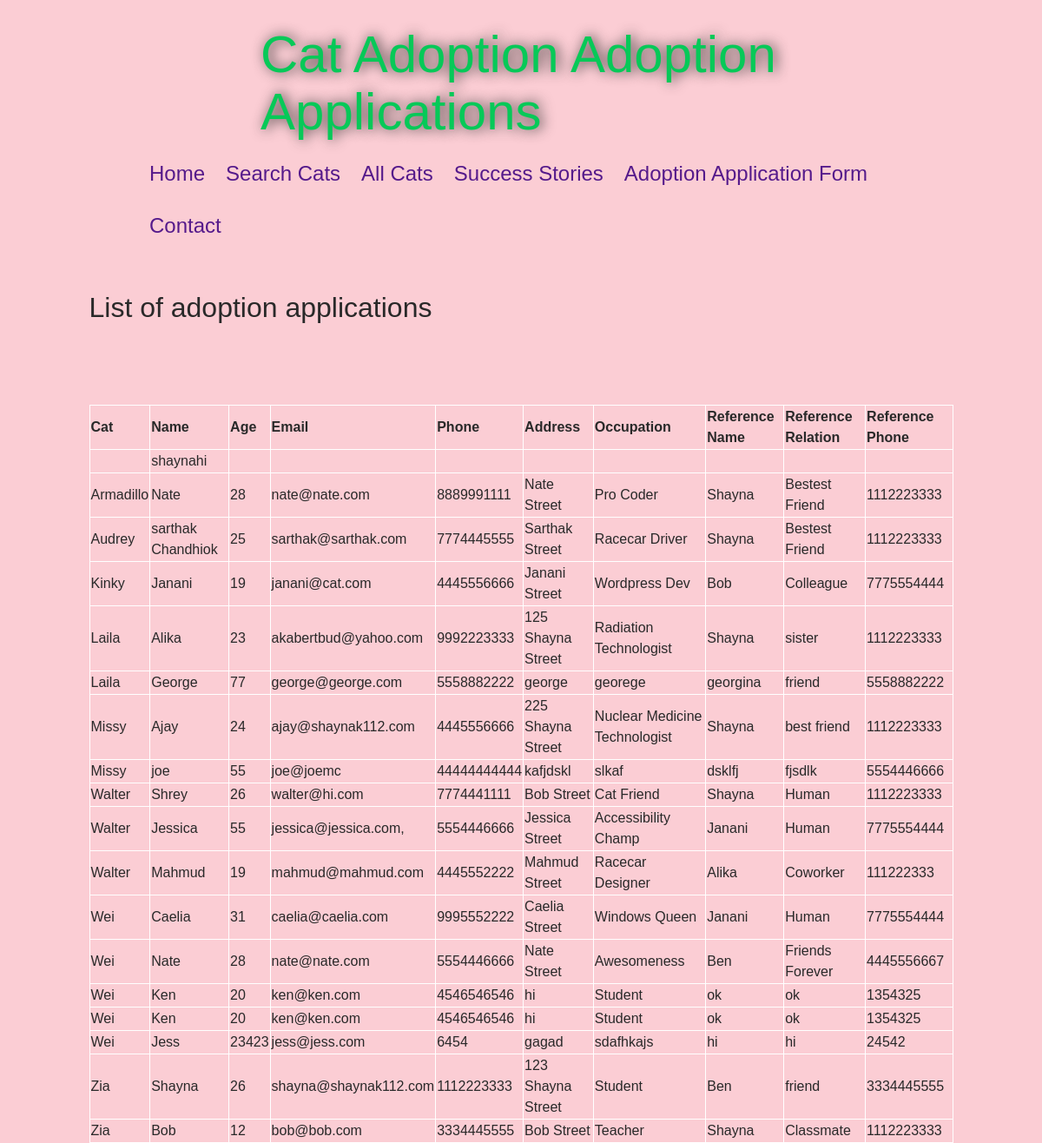
The app's page /allApplications with its own data.
### tables this page shows
CREATE TABLE applications (fullName text not null, age integer not null, email text not null, phone text not null, address text not null, occupation text not null, catName text not null, refName text not null, refRelationship text not null, refPhone text not null, dateApplied date, followUp text, sucessful text);

### index.py (the view)
@app.route('/allApplications')
def allApplications():
    adoptTitle = "Cat Adoption"
    con = sqlite3.connect("catAdopt.db")
    con.row_factory = sqlite3.Row
    cur = con.cursor()
    cur.execute("select * from applications order by catName ASC")
    rows = cur.fetchall();
    return render_template('allApplications.html',rows = rows, adoptTitle=adoptTitle)

### index.py (called while the page is built)
def connect_db():
    return sqlite3.connect(DATABASE)

@app.before_request
def before_request():
    g.db = connect_db()

@app.after_request
def after_request(response):
    g.db.close()
    return response

@app.teardown_request
def teardown_request(exception):
    if hasattr(g, 'db'):
        g.db.close()

### templates/allApplications.html (shortened to what this page needs)
<!DOCTYPE html>
<html lang="en">
  <head>
	<link rel="stylesheet" href="../static/css/bootstrap.css">
	<link rel="stylesheet" href="../static/css/style.css">
  </head>
<body>
<div class='row'>
<div class='col-lg-12'>
    <h1>{{ adoptTitle }} Adoption Applications</h1>
</div>
</div>
<div class='row'>
<div class='col-lg-12'>
<div class='nav'>
  <ul class='navList'>
    <li><a href='/'>Home</a></li>
    <li><a href='/searchCats'>Search Cats</a></li>
    <li><a href='/allCats'>All Cats</a></li>
    <li><a href='/successStories'>Success Stories</a></li>
    <li><a href='/adoptApplication'>Adoption Application Form</a></li>
    <li><a href='/contact'>Contact</a></li>
  </ul>
</div>
</div>
</div>
<br/>
<div class='row'>
<div class='col-lg-10 offset-lg-1'>
<p style='font-size:2em;'>List of adoption applications</p>
</div>
</div>
<br/>
<br/>
<br/>
<div class='row'>
<div class='col-lg-10 offset-lg-1'>
  <table>
    <tr>
      <th>Cat</th>
      <th>Name</th>
      <th>Age</th>
      <th>Email</th>
      <th>Phone</th>
      <th>Address</th>
      <th>Occupation</th>
      <th>Reference Name</th>
      <th>Reference Relation</th>
      <th>Reference Phone</th>
    </tr>
    {% for row in rows %}
      <tr>
        <td>{{row["catName"]}}</td>
        <td>{{row["fullName"]}}</td>
        <td>{{row["age"]}}</td>
        <td>{{row["email"]}}</td>
        <td>{{row["phone"]}}</td>
        <td>{{row["address"]}}</td>
        <td>{{row["occupation"]}}</td>
        <td>{{row["refName"]}}</td>
        <td>{{row["refRelationship"]}}</td>
        <td>{{row["refPhone"]}}</td>
      </tr>
    {% endfor %}
  </table>
</div>
</div>
  </body>
</html>

### static/css/style.css (style rules this page uses)
body { background-color:#fbcdd4; color:#292929; font-family: Futura, "Trebuchet MS", Arial, sans-serif; }
h1 { font-size:60px; margin-top:30px; margin-left:25%; font-family:Arial, sans-serif; text-shadow:3px 0 15px #292929; text-decoration:none; color:#06c958; }
table { border-collapse: collapse; }
table, td, th, tr { border: 1px solid black; text-align: left; }
.navList { list-style-type:none; text-decoration:none; color:#551a8b; font-color:#551a8b; margin-left:10%; margin-right:10%; float:left; font-size:1.5em; }
ul.navList li { float:left; margin:12px; color:#551a8b; font-color:#551a8b; }
.navList li { list-style-type:none; text-decoration:none; color:#551a8b; font-color:#551a8b; }
.navList a { color:#551a8b; font-color:#551a8b; }

### templates/allApplications.html (style rules this page uses)
table { border-collapse: collapse; }
table, td, th, tr { border: 1px solid white; text-align: left; }

### records on screen
applications: fullName "shaynahi"
applications: catName "Armadillo", fullName "Nate", age "28", email "nate@nate.com", phone "8889991111", address "Nate Street", occupation "Pro Coder", refName "Shayna", refRelationship "Bestest Friend", refPhone "1112223333"
applications: catName "Audrey", fullName "sarthak Chandhiok", age "25", email "sarthak@sarthak.com", phone "7774445555", address "Sarthak Street", occupation "Racecar Driver", refName "Shayna", refRelationship "Bestest Friend", refPhone "1112223333"
applications: catName "Kinky", fullName "Janani", age "19", email "janani@cat.com", phone "4445556666", address "Janani Street", occupation "Wordpress Dev", refName "Bob", refRelationship "Colleague", refPhone "7775554444"
applications: catName "Laila", fullName "Alika", age "23", email "akabertbud@yahoo.com", phone "9992223333", address "125 Shayna Street", occupation "Radiation Technologist", refName "Shayna", refRelationship "sister", refPhone "1112223333"
applications: catName "Laila", fullName "George", age "77", email "george@george.com", phone "5558882222", address "george", occupation "georege", refName "georgina", refRelationship "friend", refPhone "5558882222"
applications: catName "Missy", fullName "Ajay", age "24", email "ajay@shaynak112.com", phone "4445556666", address "225 Shayna Street", occupation "Nuclear Medicine Technologist", refName "Shayna", refRelationship "best friend", refPhone "1112223333"
applications: catName "Missy", fullName "joe", age "55", email "joe@joemc", phone "44444444444", address "kafjdskl", occupation "slkaf", refName "dsklfj", refRelationship "fjsdlk", refPhone "5554446666"
applications: catName "Walter", fullName "Shrey", age "26", email "walter@hi.com", phone "7774441111", address "Bob Street", occupation "Cat Friend", refName "Shayna", refRelationship "Human", refPhone "1112223333"
applications: catName "Walter", fullName "Jessica", age "55", email "jessica@jessica.com,", phone "5554446666", address "Jessica Street", occupation "Accessibility Champ", refName "Janani", refRelationship "Human", refPhone "7775554444"
applications: catName "Walter", fullName "Mahmud", age "19", email "mahmud@mahmud.com", phone "4445552222", address "Mahmud Street", occupation "Racecar Designer", refName "Alika", refRelationship "Coworker", refPhone "111222333"
applications: catName "Wei", fullName "Caelia", age "31", email "caelia@caelia.com", phone "9995552222", address "Caelia Street", occupation "Windows Queen", refName "Janani", refRelationship "Human", refPhone "7775554444"
applications: catName "Wei", fullName "Nate", age "28", email "nate@nate.com", phone "5554446666", address "Nate Street", occupation "Awesomeness", refName "Ben", refRelationship "Friends Forever", refPhone "4445556667"
applications: catName "Wei", fullName "Ken", age "20", email "ken@ken.com", phone "4546546546", address "hi", occupation "Student", refName "ok", refRelationship "ok", refPhone "1354325"
applications: catName "Wei", fullName "Ken", age "20", email "ken@ken.com", phone "4546546546", address "hi", occupation "Student", refName "ok", refRelationship "ok", refPhone "1354325"
applications: catName "Wei", fullName "Jess", age "23423", email "jess@jess.com", phone "6454", address "gagad", occupation "sdafhkajs", refName "hi", refRelationship "hi", refPhone "24542"
applications: catName "Zia", fullName "Shayna", age "26", email "shayna@shaynak112.com", phone "1112223333", address "123 Shayna Street", occupation "Student", refName "Ben", refRelationship "friend", refPhone "3334445555"
applications: catName "Zia", fullName "Bob", age "12", email "bob@bob.com", phone "3334445555", address "Bob Street", occupation "Teacher", refName "Shayna", refRelationship "Classmate", refPhone "1112223333"

### other values on screen
{{ adoptTitle }} "Cat Adoption"
